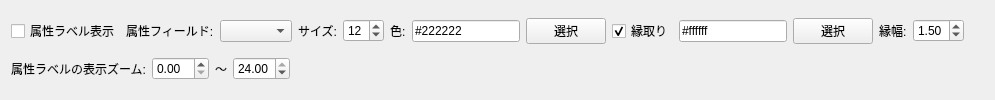
          <widget class="QWidget" name="widgetLabel">
           <layout class="QVBoxLayout" name="layoutLabel">
            <item>
             <layout class="QHBoxLayout" name="layoutLabelRow1">
              <item><widget class="QCheckBox" name="chkLabelEnabled"><property name="text"><string>属性ラベル表示</string></property></widget></item>
              <item><widget class="QLabel" name="lblLabelField"><property name="text"><string>属性フィールド:</string></property></widget></item>
              <item><widget class="QComboBox" name="cmbLabelField"><property name="minimumWidth"><number>140</number></property></widget></item>
              <item><widget class="QLabel" name="lblLabelSize"><property name="text"><string>サイズ:</string></property></widget></item>
              <item><widget class="QSpinBox" name="spinLabelSize"><property name="minimum"><number>6</number></property><property name="maximum"><number>48</number></property><property name="value"><number>12</number></property><property name="maximumWidth"><number>70</number></property></widget></item>
              <item><widget class="QLabel" name="lblLabelColor"><property name="text"><string>色:</string></property></widget></item>
              <item><widget class="QLineEdit" name="txtLabelColor"><property name="text"><string>#222222</string></property><property name="maximumWidth"><number>80</number></property></widget></item>
              <item><widget class="QPushButton" name="btnLabelColor"><property name="text"><string>選択</string></property><property name="maximumWidth"><number>52</number></property></widget></item>
              <item><widget class="QCheckBox" name="chkLabelHalo"><property name="text"><string>縁取り</string></property><property name="checked"><bool>true</bool></property></widget></item>
              <item><widget class="QLineEdit" name="txtLabelHaloColor"><property name="text"><string>#ffffff</string></property><property name="maximumWidth"><number>80</number></property></widget></item>
              <item><widget class="QPushButton" name="btnLabelHaloColor"><property name="text"><string>選択</string></property><property name="maximumWidth"><number>52</number></property></widget></item>
              <item><widget class="QLabel" name="lblLabelHaloWidth"><property name="text"><string>縁幅:</string></property></widget></item>
              <item><widget class="QDoubleSpinBox" name="spinLabelHaloWidth"><property name="minimum"><double>0.000000000000000</double></property><property name="maximum"><double>8.000000000000000</double></property><property name="singleStep"><double>0.500000000000000</double></property><property name="value"><double>1.500000000000000</double></property><property name="maximumWidth"><number>70</number></property></widget></item>
              <item>
               <spacer name="spacerLabelRow1">
                <property name="orientation"><enum>Qt::Horizontal</enum></property>
                <property name="sizeHint" stdset="0"><size><width>20</width><height>20</height></size></property>
               </spacer>
              </item>
             </layout>
            </item>
            <item>
             <layout class="QHBoxLayout" name="layoutLabelRow2">
              <item><widget class="QLabel" name="lblLabelZoom"><property name="text"><string>属性ラベルの表示ズーム:</string></property></widget></item>
              <item><widget class="QDoubleSpinBox" name="spinLabelMinZoom"><property name="minimum"><double>0.000000000000000</double></property><property name="maximum"><double>24.000000000000000</double></property><property name="value"><double>0.000000000000000</double></property><property name="maximumWidth"><number>70</number></property></widget></item>
              <item><widget class="QLabel" name="lblLabelZoomTo"><property name="text"><string>～</string></property></widget></item>
              <item><widget class="QDoubleSpinBox" name="spinLabelMaxZoom"><property name="minimum"><double>0.000000000000000</double></property><property name="maximum"><double>24.000000000000000</double></property><property name="value"><double>24.000000000000000</double></property><property name="maximumWidth"><number>70</number></property></widget></item>
              <item>
               <spacer name="spacerLabelRow2">
                <property name="orientation"><enum>Qt::Horizontal</enum></property>
                <property name="sizeHint" stdset="0"><size><width>20</width><height>20</height></size></property>
               </spacer>
              </item>
             </layout>
            </item>
           </layout>
          </widget>
